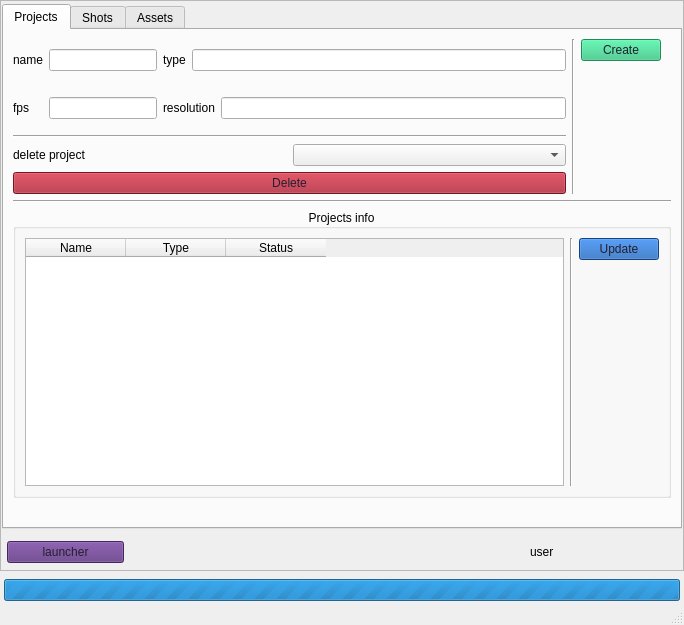
<?xml version="1.0" encoding="UTF-8"?>
<ui version="4.0">
 <class>MainWindow</class>
 <widget class="QMainWindow" name="MainWindow">
  <property name="geometry">
   <rect>
    <x>0</x>
    <y>0</y>
    <width>684</width>
    <height>625</height>
   </rect>
  </property>
  <property name="windowTitle">
   <string>XOLO Project Manager</string>
  </property>
  <widget class="QWidget" name="centralwidget">
   <layout class="QVBoxLayout" name="verticalLayout">
    <property name="leftMargin">
     <number>0</number>
    </property>
    <property name="topMargin">
     <number>0</number>
    </property>
    <property name="rightMargin">
     <number>0</number>
    </property>
    <property name="bottomMargin">
     <number>0</number>
    </property>
    <item>
     <widget class="QFrame" name="frame">
      <property name="frameShape">
       <enum>QFrame::StyledPanel</enum>
      </property>
      <property name="frameShadow">
       <enum>QFrame::Raised</enum>
      </property>
      <layout class="QVBoxLayout" name="verticalLayout_3">
       <property name="leftMargin">
        <number>1</number>
       </property>
       <property name="topMargin">
        <number>1</number>
       </property>
       <property name="rightMargin">
        <number>1</number>
       </property>
       <property name="bottomMargin">
        <number>1</number>
       </property>
       <item>
        <layout class="QVBoxLayout" name="verticalLayout_2">
         <property name="topMargin">
          <number>2</number>
         </property>
         <item>
          <widget class="QTabWidget" name="tabWidget">
           <property name="currentIndex">
            <number>0</number>
           </property>
           <widget class="QWidget" name="projects_tab">
            <attribute name="title">
             <string>Projects</string>
            </attribute>
            <layout class="QVBoxLayout" name="verticalLayout_7">
             <item>
              <layout class="QVBoxLayout" name="verticalLayout_6">
               <property name="bottomMargin">
                <number>20</number>
               </property>
               <item>
                <layout class="QHBoxLayout" name="horizontalLayout">
                 <property name="rightMargin">
                  <number>10</number>
                 </property>
                 <item>
                  <layout class="QVBoxLayout" name="verticalLayout_4">
                   <item>
                    <layout class="QHBoxLayout" name="horizontalLayout_2">
                     <property name="topMargin">
                      <number>10</number>
                     </property>
                     <property name="bottomMargin">
                      <number>10</number>
                     </property>
                     <item>
                      <widget class="QLabel" name="label">
                       <property name="text">
                        <string>name</string>
                       </property>
                      </widget>
                     </item>
                     <item>
                      <widget class="QLineEdit" name="project_name_lineEdit">
                       <property name="sizePolicy">
                        <sizepolicy hsizetype="Preferred" vsizetype="Fixed">
                         <horstretch>0</horstretch>
                         <verstretch>0</verstretch>
                        </sizepolicy>
                       </property>
                       <property name="toolTip">
                        <string>&lt;html&gt;&lt;head/&gt;&lt;body&gt;&lt;p&gt;project name or code of the project &lt;/p&gt;&lt;/body&gt;&lt;/html&gt;</string>
                       </property>
                      </widget>
                     </item>
                     <item>
                      <widget class="QLabel" name="label_5">
                       <property name="text">
                        <string>type</string>
                       </property>
                      </widget>
                     </item>
                     <item>
                      <widget class="QLineEdit" name="project_type_lineEdit"/>
                     </item>
                    </layout>
                   </item>
                   <item>
                    <layout class="QHBoxLayout" name="horizontalLayout_3">
                     <property name="topMargin">
                      <number>10</number>
                     </property>
                     <property name="bottomMargin">
                      <number>10</number>
                     </property>
                     <item>
                      <widget class="QLabel" name="label_2">
                       <property name="text">
                        <string>fps    </string>
                       </property>
                      </widget>
                     </item>
                     <item>
                      <widget class="QLineEdit" name="fps_lineEdit">
                       <property name="sizePolicy">
                        <sizepolicy hsizetype="Minimum" vsizetype="Preferred">
                         <horstretch>0</horstretch>
                         <verstretch>0</verstretch>
                        </sizepolicy>
                       </property>
                       <property name="minimumSize">
                        <size>
                         <width>0</width>
                         <height>0</height>
                        </size>
                       </property>
                       <property name="toolTip">
                        <string>&lt;html&gt;&lt;head/&gt;&lt;body&gt;&lt;p&gt;this valeu will be used for the entire project &lt;/p&gt;&lt;/body&gt;&lt;/html&gt;</string>
                       </property>
                      </widget>
                     </item>
                     <item>
                      <widget class="QLabel" name="label_3">
                       <property name="text">
                        <string>resolution</string>
                       </property>
                      </widget>
                     </item>
                     <item>
                      <widget class="QLineEdit" name="ress_lineEdit">
                       <property name="toolTip">
                        <string>&lt;html&gt;&lt;head/&gt;&lt;body&gt;&lt;p&gt;set custom resolution:&lt;/p&gt;&lt;p&gt;write the resollution p.e. &lt;span style=&quot; font-weight:700;&quot;&gt;1920x1080&lt;/span&gt;&lt;/p&gt;&lt;/body&gt;&lt;/html&gt;</string>
                       </property>
                      </widget>
                     </item>
                    </layout>
                   </item>
                   <item>
                    <widget class="Line" name="line_2">
                     <property name="orientation">
                      <enum>Qt::Horizontal</enum>
                     </property>
                    </widget>
                   </item>
                   <item>
                    <layout class="QHBoxLayout" name="horizontalLayout_4">
                     <item>
                      <widget class="QLabel" name="label_4">
                       <property name="text">
                        <string>delete project</string>
                       </property>
                      </widget>
                     </item>
                     <item>
                      <widget class="QComboBox" name="projects_delete_comboBox"/>
                     </item>
                    </layout>
                   </item>
                   <item>
                    <widget class="QPushButton" name="delete_project_pushButton">
                     <property name="font">
                      <font>
                       <bold>false</bold>
                      </font>
                     </property>
                     <property name="toolTip">
                      <string>&lt;html&gt;&lt;head/&gt;&lt;body&gt;&lt;p&gt;delete button will delete the project selected in the list&lt;/p&gt;&lt;/body&gt;&lt;/html&gt;</string>
                     </property>
                     <property name="styleSheet">
                      <string notr="true">background-color: rgb(165, 29, 45);
color: rgb(36, 31, 49);</string>
                     </property>
                     <property name="text">
                      <string>Delete</string>
                     </property>
                    </widget>
                   </item>
                  </layout>
                 </item>
                 <item>
                  <widget class="Line" name="line_4">
                   <property name="orientation">
                    <enum>Qt::Vertical</enum>
                   </property>
                  </widget>
                 </item>
                 <item alignment="Qt::AlignHCenter|Qt::AlignTop">
                  <widget class="QPushButton" name="create_project_pushButton">
                   <property name="font">
                    <font>
                     <bold>false</bold>
                    </font>
                   </property>
                   <property name="toolTip">
                    <string>&lt;html&gt;&lt;head/&gt;&lt;body&gt;&lt;p&gt;will create folder structure and all config need it for the project &lt;/p&gt;&lt;/body&gt;&lt;/html&gt;</string>
                   </property>
                   <property name="styleSheet">
                    <string notr="true">background-color: rgb(46, 194, 126);
color: rgb(36, 31, 49);</string>
                   </property>
                   <property name="text">
                    <string>Create</string>
                   </property>
                  </widget>
                 </item>
                </layout>
               </item>
               <item>
                <widget class="Line" name="line">
                 <property name="orientation">
                  <enum>Qt::Horizontal</enum>
                 </property>
                </widget>
               </item>
               <item>
                <widget class="QGroupBox" name="groupBox">
                 <property name="title">
                  <string>Projects info</string>
                 </property>
                 <property name="alignment">
                  <set>Qt::AlignCenter</set>
                 </property>
                 <layout class="QHBoxLayout" name="horizontalLayout_6">
                  <item>
                   <layout class="QHBoxLayout" name="horizontalLayout_5">
                    <item>
                     <widget class="QTableWidget" name="projects_tableWidget">
                      <property name="sizePolicy">
                       <sizepolicy hsizetype="Expanding" vsizetype="Expanding">
                        <horstretch>0</horstretch>
                        <verstretch>0</verstretch>
                       </sizepolicy>
                      </property>
                      <property name="frameShape">
                       <enum>QFrame::StyledPanel</enum>
                      </property>
                      <property name="sizeAdjustPolicy">
                       <enum>QAbstractScrollArea::AdjustToContents</enum>
                      </property>
                      <attribute name="horizontalHeaderCascadingSectionResizes">
                       <bool>false</bool>
                      </attribute>
                      <column>
                       <property name="text">
                        <string>Name</string>
                       </property>
                      </column>
                      <column>
                       <property name="text">
                        <string>Type</string>
                       </property>
                      </column>
                      <column>
                       <property name="text">
                        <string>Status</string>
                       </property>
                      </column>
                     </widget>
                    </item>
                    <item>
                     <widget class="Line" name="line_3">
                      <property name="orientation">
                       <enum>Qt::Vertical</enum>
                      </property>
                     </widget>
                    </item>
                    <item alignment="Qt::AlignTop">
                     <widget class="QPushButton" name="update_projects_pushButton">
                      <property name="sizePolicy">
                       <sizepolicy hsizetype="Fixed" vsizetype="Fixed">
                        <horstretch>0</horstretch>
                        <verstretch>0</verstretch>
                       </sizepolicy>
                      </property>
                      <property name="minimumSize">
                       <size>
                        <width>0</width>
                        <height>0</height>
                       </size>
                      </property>
                      <property name="font">
                       <font>
                        <bold>false</bold>
                       </font>
                      </property>
                      <property name="styleSheet">
                       <string notr="true">background-color: rgb(26, 95, 180);
color: rgb(36, 31, 49);</string>
                      </property>
                      <property name="text">
                       <string>Update</string>
                      </property>
                     </widget>
                    </item>
                   </layout>
                  </item>
                 </layout>
                </widget>
               </item>
              </layout>
             </item>
            </layout>
           </widget>
           <widget class="QWidget" name="shots_tab">
            <attribute name="title">
             <string>Shots</string>
            </attribute>
            <layout class="QVBoxLayout" name="verticalLayout_8">
             <item>
              <layout class="QVBoxLayout" name="verticalLayout_5">
               <property name="topMargin">
                <number>2</number>
               </property>
               <property name="bottomMargin">
                <number>2</number>
               </property>
               <item>
                <layout class="QHBoxLayout" name="horizontalLayout_7">
                 <item>
                  <widget class="QLabel" name="label_6">
                   <property name="sizePolicy">
                    <sizepolicy hsizetype="Fixed" vsizetype="Preferred">
                     <horstretch>0</horstretch>
                     <verstretch>0</verstretch>
                    </sizepolicy>
                   </property>
                   <property name="text">
                    <string>project</string>
                   </property>
                  </widget>
                 </item>
                 <item>
                  <widget class="QComboBox" name="shots_project_comboBox"/>
                 </item>
                 <item>
                  <spacer name="horizontalSpacer">
                   <property name="orientation">
                    <enum>Qt::Horizontal</enum>
                   </property>
                   <property name="sizeType">
                    <enum>QSizePolicy::Fixed</enum>
                   </property>
                   <property name="sizeHint" stdset="0">
                    <size>
                     <width>300</width>
                     <height>20</height>
                    </size>
                   </property>
                  </spacer>
                 </item>
                 <item>
                  <widget class="QPushButton" name="pushButton">
                   <property name="styleSheet">
                    <string notr="true">background-color: rgb(26, 95, 180);
color: rgb(36, 31, 49);</string>
                   </property>
                   <property name="text">
                    <string>update</string>
                   </property>
                  </widget>
                 </item>
                </layout>
               </item>
               <item>
                <widget class="QGroupBox" name="groupBox_2">
                 <property name="title">
                  <string>shots</string>
                 </property>
                 <layout class="QHBoxLayout" name="horizontalLayout_11">
                  <item>
                   <widget class="QTableWidget" name="shots_manager_tableWidget">
                    <column>
                     <property name="text">
                      <string>priority</string>
                     </property>
                    </column>
                    <column>
                     <property name="text">
                      <string>name</string>
                     </property>
                    </column>
                    <column>
                     <property name="text">
                      <string>status</string>
                     </property>
                    </column>
                    <column>
                     <property name="text">
                      <string>deadline</string>
                     </property>
                    </column>
                   </widget>
                  </item>
                 </layout>
                </widget>
               </item>
               <item>
                <widget class="Line" name="line_6">
                 <property name="orientation">
                  <enum>Qt::Horizontal</enum>
                 </property>
                </widget>
               </item>
               <item>
                <widget class="QGroupBox" name="groupBox_3">
                 <property name="title">
                  <string>comments</string>
                 </property>
                 <layout class="QVBoxLayout" name="verticalLayout_10">
                  <item>
                   <widget class="QListWidget" name="coments_manager_listWidget"/>
                  </item>
                 </layout>
                </widget>
               </item>
               <item>
                <widget class="Line" name="line_7">
                 <property name="orientation">
                  <enum>Qt::Horizontal</enum>
                 </property>
                </widget>
               </item>
               <item>
                <layout class="QHBoxLayout" name="horizontalLayout_8">
                 <property name="topMargin">
                  <number>6</number>
                 </property>
                 <property name="bottomMargin">
                  <number>6</number>
                 </property>
                 <item>
                  <layout class="QVBoxLayout" name="verticalLayout_11">
                   <item>
                    <widget class="QLabel" name="name_label">
                     <property name="text">
                      <string>name</string>
                     </property>
                    </widget>
                   </item>
                   <item>
                    <widget class="QLabel" name="fps_label_9">
                     <property name="text">
                      <string>fps</string>
                     </property>
                    </widget>
                   </item>
                   <item>
                    <widget class="QLabel" name="prio_label_10">
                     <property name="text">
                      <string>priority</string>
                     </property>
                    </widget>
                   </item>
                   <item>
                    <widget class="QLabel" name="label_7">
                     <property name="text">
                      <string>frame range</string>
                     </property>
                    </widget>
                   </item>
                  </layout>
                 </item>
                 <item>
                  <layout class="QVBoxLayout" name="verticalLayout_12">
                   <item>
                    <widget class="QLineEdit" name="name_shot_lineEdit">
                     <property name="sizePolicy">
                      <sizepolicy hsizetype="Minimum" vsizetype="Fixed">
                       <horstretch>0</horstretch>
                       <verstretch>0</verstretch>
                      </sizepolicy>
                     </property>
                    </widget>
                   </item>
                   <item>
                    <widget class="QLineEdit" name="fps_shots_lineEdit">
                     <property name="sizePolicy">
                      <sizepolicy hsizetype="Minimum" vsizetype="Fixed">
                       <horstretch>0</horstretch>
                       <verstretch>0</verstretch>
                      </sizepolicy>
                     </property>
                    </widget>
                   </item>
                   <item>
                    <widget class="QComboBox" name="priority_shots_comboBox">
                     <item>
                      <property name="text">
                       <string>low</string>
                      </property>
                     </item>
                     <item>
                      <property name="text">
                       <string>mid</string>
                      </property>
                     </item>
                     <item>
                      <property name="text">
                       <string>on fire</string>
                      </property>
                     </item>
                    </widget>
                   </item>
                   <item>
                    <layout class="QHBoxLayout" name="horizontalLayout_9">
                     <property name="topMargin">
                      <number>10</number>
                     </property>
                     <property name="bottomMargin">
                      <number>2</number>
                     </property>
                     <item>
                      <widget class="QLineEdit" name="start_shots_lineEdit">
                       <property name="sizePolicy">
                        <sizepolicy hsizetype="Minimum" vsizetype="Fixed">
                         <horstretch>0</horstretch>
                         <verstretch>0</verstretch>
                        </sizepolicy>
                       </property>
                       <property name="toolTip">
                        <string>&lt;html&gt;&lt;head/&gt;&lt;body&gt;&lt;p&gt;start frame of the shot&lt;/p&gt;&lt;/body&gt;&lt;/html&gt;</string>
                       </property>
                      </widget>
                     </item>
                     <item>
                      <widget class="QLineEdit" name="end_shots_lineEdit">
                       <property name="sizePolicy">
                        <sizepolicy hsizetype="Minimum" vsizetype="Fixed">
                         <horstretch>0</horstretch>
                         <verstretch>0</verstretch>
                        </sizepolicy>
                       </property>
                       <property name="toolTip">
                        <string>&lt;html&gt;&lt;head/&gt;&lt;body&gt;&lt;p&gt;end frame of the shot&lt;/p&gt;&lt;/body&gt;&lt;/html&gt;</string>
                       </property>
                      </widget>
                     </item>
                    </layout>
                   </item>
                  </layout>
                 </item>
                 <item>
                  <widget class="Line" name="line_5">
                   <property name="orientation">
                    <enum>Qt::Vertical</enum>
                   </property>
                  </widget>
                 </item>
                 <item>
                  <widget class="QPushButton" name="shot_create_pushButton">
                   <property name="sizePolicy">
                    <sizepolicy hsizetype="Minimum" vsizetype="Fixed">
                     <horstretch>0</horstretch>
                     <verstretch>0</verstretch>
                    </sizepolicy>
                   </property>
                   <property name="styleSheet">
                    <string notr="true">background-color: rgb(38, 162, 105);
color: rgb(36, 31, 49);</string>
                   </property>
                   <property name="text">
                    <string>create</string>
                   </property>
                  </widget>
                 </item>
                </layout>
               </item>
              </layout>
             </item>
            </layout>
           </widget>
           <widget class="QWidget" name="assets_tab">
            <attribute name="title">
             <string>Assets</string>
            </attribute>
           </widget>
          </widget>
         </item>
        </layout>
       </item>
       <item>
        <layout class="QHBoxLayout" name="horizontalLayout_10">
         <property name="leftMargin">
          <number>5</number>
         </property>
         <property name="topMargin">
          <number>6</number>
         </property>
         <property name="rightMargin">
          <number>5</number>
         </property>
         <property name="bottomMargin">
          <number>6</number>
         </property>
         <item>
          <widget class="QPushButton" name="lancher_pushButton">
           <property name="styleSheet">
            <string notr="true">background-color: rgb(97, 53, 131);
color: rgb(36, 31, 49);</string>
           </property>
           <property name="text">
            <string>launcher</string>
           </property>
          </widget>
         </item>
         <item>
          <spacer name="horizontalSpacer_2">
           <property name="orientation">
            <enum>Qt::Horizontal</enum>
           </property>
           <property name="sizeType">
            <enum>QSizePolicy::Fixed</enum>
           </property>
           <property name="sizeHint" stdset="0">
            <size>
             <width>400</width>
             <height>20</height>
            </size>
           </property>
          </spacer>
         </item>
         <item>
          <widget class="QLabel" name="label_8">
           <property name="sizePolicy">
            <sizepolicy hsizetype="Fixed" vsizetype="Preferred">
             <horstretch>0</horstretch>
             <verstretch>0</verstretch>
            </sizepolicy>
           </property>
           <property name="text">
            <string>user</string>
           </property>
          </widget>
         </item>
         <item>
          <widget class="QLabel" name="user_label">
           <property name="styleSheet">
            <string notr="true">color: rgb(26, 95, 180);</string>
           </property>
           <property name="text">
            <string/>
           </property>
          </widget>
         </item>
        </layout>
       </item>
      </layout>
     </widget>
    </item>
    <item>
     <layout class="QVBoxLayout" name="verticalLayout_9">
      <property name="leftMargin">
       <number>4</number>
      </property>
      <property name="topMargin">
       <number>2</number>
      </property>
      <property name="rightMargin">
       <number>4</number>
      </property>
      <property name="bottomMargin">
       <number>2</number>
      </property>
      <item>
       <widget class="QProgressBar" name="status_progressBar">
        <property name="enabled">
         <bool>true</bool>
        </property>
        <property name="maximum">
         <number>0</number>
        </property>
        <property name="value">
         <number>-1</number>
        </property>
        <property name="textVisible">
         <bool>true</bool>
        </property>
       </widget>
      </item>
     </layout>
    </item>
   </layout>
  </widget>
  <widget class="QMenuBar" name="menubar">
   <property name="geometry">
    <rect>
     <x>0</x>
     <y>0</y>
     <width>684</width>
     <height>23</height>
    </rect>
   </property>
  </widget>
  <widget class="QStatusBar" name="statusbar"/>
 </widget>
 <resources/>
 <connections/>
</ui>
